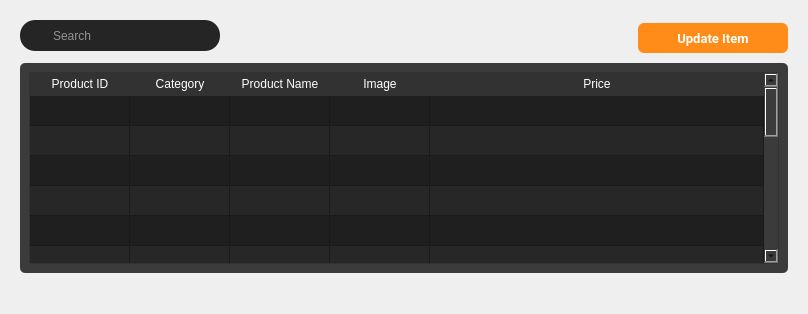
         <widget class="QWidget" name="update_product">
          <layout class="QGridLayout" name="gridLayout_14">
           <item row="0" column="0">
            <widget class="QWidget" name="widget_36" native="true">
             <layout class="QGridLayout" name="gridLayout_9">
              <property name="bottomMargin">
               <number>30</number>
              </property>
              <item row="0" column="0">
               <widget class="QWidget" name="widget_38" native="true">
                <layout class="QHBoxLayout" name="horizontalLayout_11">
                 <property name="spacing">
                  <number>0</number>
                 </property>
                 <property name="leftMargin">
                  <number>0</number>
                 </property>
                 <property name="topMargin">
                  <number>0</number>
                 </property>
                 <property name="rightMargin">
                  <number>0</number>
                 </property>
                 <property name="bottomMargin">
                  <number>6</number>
                 </property>
                 <item alignment="Qt::AlignLeft|Qt::AlignTop">
                  <widget class="QWidget" name="search_frame_2" native="true">
                   <property name="minimumSize">
                    <size>
                     <width>200</width>
                     <height>0</height>
                    </size>
                   </property>
                   <property name="styleSheet">
                    <string notr="true">#search_frame_2{

	border-radius: 15px;
	background-color:#252525;
}
#search_frame_2 QPushButton{
	
	padding: 5px 5px;
	border-radius:5px;

	
}
#search_frame_2 QLineEdit{
	border: none;
	color: white;

}

#seach_frame_2 QPushButton::pressed {

	padding-left:10px;

}
</string>
                   </property>
                   <layout class="QVBoxLayout" name="verticalLayout_15">
                    <property name="leftMargin">
                     <number>2</number>
                    </property>
                    <property name="topMargin">
                     <number>2</number>
                    </property>
                    <property name="rightMargin">
                     <number>2</number>
                    </property>
                    <property name="bottomMargin">
                     <number>2</number>
                    </property>
                    <item>
                     <layout class="QHBoxLayout" name="horizontalLayout_12">
                      <property name="spacing">
                       <number>2</number>
                      </property>
                      <property name="leftMargin">
                       <number>2</number>
                      </property>
                      <property name="topMargin">
                       <number>2</number>
                      </property>
                      <property name="rightMargin">
                       <number>2</number>
                      </property>
                      <item>
                       <widget class="QPushButton" name="pushButton_16">
                        <property name="minimumSize">
                         <size>
                          <width>25</width>
                          <height>25</height>
                         </size>
                        </property>
                        <property name="maximumSize">
                         <size>
                          <width>25</width>
                          <height>25</height>
                         </size>
                        </property>
                        <property name="font">
                         <font>
                          <family>Roboto</family>
                          <pointsize>10</pointsize>
                          <bold>true</bold>
                         </font>
                        </property>
                        <property name="styleSheet">
                         <string notr="true">background-color: none;
border-radius:15px;
</string>
                        </property>
                        <property name="text">
                         <string/>
                        </property>
                        <property name="icon">
                         <iconset resource="resource1_rc.qrc">
                          <normaloff>:/iCons/icons/icons8-search-26.png</normaloff>:/iCons/icons/icons8-search-26.png</iconset>
                        </property>
                       </widget>
                      </item>
                      <item>
                       <widget class="QLineEdit" name="lineEdit_4">
                        <property name="styleSheet">
                         <string notr="true">background-color: rgb(37, 37, 37);</string>
                        </property>
                        <property name="placeholderText">
                         <string>Search</string>
                        </property>
                       </widget>
                      </item>
                     </layout>
                    </item>
                   </layout>
                  </widget>
                 </item>
                 <item>
                  <spacer name="horizontalSpacer_4">
                   <property name="orientation">
                    <enum>Qt::Horizontal</enum>
                   </property>
                   <property name="sizeHint" stdset="0">
                    <size>
                     <width>418</width>
                     <height>20</height>
                    </size>
                   </property>
                  </spacer>
                 </item>
                 <item>
                  <widget class="QPushButton" name="update_prod_button">
                   <property name="minimumSize">
                    <size>
                     <width>150</width>
                     <height>30</height>
                    </size>
                   </property>
                   <property name="maximumSize">
                    <size>
                     <width>150</width>
                     <height>25</height>
                    </size>
                   </property>
                   <property name="font">
                    <font>
                     <family>Roboto</family>
                     <pointsize>10</pointsize>
                     <bold>true</bold>
                    </font>
                   </property>
                   <property name="styleSheet">
                    <string notr="true">QPushButton {
    padding: 6px 14px;
    font-family: &quot;Roboto&quot;, sans-serif;
    border-radius: 6px;
    border: none;
    color: white;
    background: #FF8C18;
    box-shadow: 0px 0.5px 1.5px rgba(54, 122, 246, 0.25), inset 0px 0.8px 0px -0.25px rgba(255, 255, 255, 0.2);
    user-select: none;
    -webkit-user-select: none;
    touch-action: manipulation;
    transition: background-color 0.2s, box-shadow 0.2s; 
}
QPushButton::pressed {
    background-color: #B7B7B7;
    box-shadow: 0px 1px 2px rgba(0, 0, 0, 0.5) inset;
	color:black;
}
QPushButton:hover {
    background-color: #FFA54E; 
}</string>
                   </property>
                   <property name="text">
                    <string>Update Item</string>
                   </property>
                  </widget>
                 </item>
                </layout>
               </widget>
              </item>
              <item row="1" column="0">
               <widget class="QWidget" name="widget_39" native="true">
                <property name="sizePolicy">
                 <sizepolicy hsizetype="Preferred" vsizetype="Expanding">
                  <horstretch>0</horstretch>
                  <verstretch>0</verstretch>
                 </sizepolicy>
                </property>
                <property name="styleSheet">
                 <string notr="true">background-color: rgb(59, 59, 59);
border-radius:5px;
</string>
                </property>
                <layout class="QVBoxLayout" name="verticalLayout_16">
                 <item>
                  <widget class="QTableWidget" name="update_Table">
                   <property name="sizePolicy">
                    <sizepolicy hsizetype="Expanding" vsizetype="Expanding">
                     <horstretch>50</horstretch>
                     <verstretch>0</verstretch>
                    </sizepolicy>
                   </property>
                   <property name="styleSheet">
                    <string notr="true">QTableWidget {
    background-color: #1F1F1F;
    border-radius: 3px;
    border: 1px solid rgb(50, 50, 50);
}

QTableWidget::section {
    border: none;
    border-bottom: 1px solid #d0c6ff;
    text-align: center; /* Set text alignment to center */
    padding: 3px 5px;
}

QHeaderView::section {
    background-color: rgb(50, 50, 50);
    color: white;
    border: none;
    border-bottom: 1px solid rgb(50, 50, 50);
    text-align: center; /* Set text alignment to center */
    padding: 2px 4px;
}

QTableView::item {
    color: white;
    padding: 5px;
    text-align: center; /* Set text alignment to center */
}

QTableView::item:alternate {
    background-color: #272727; 
}

QScrollBar:vertical {
    border: none;
    background: #3B3B3B;
    width: 10px;
    margin: 0px 0px 0px 0px;
}

QScrollBar::handle:vertical {
    background-color: #606060;
    min-height: 20px;
    border-radius: 5px;
}

QScrollBar::add-line:vertical,
QScrollBar::sub-line:vertical {
    border: none;
    background: none;
}

QScrollBar::add-page:vertical,
QScrollBar::sub-page:vertical {
    background: none;
}

QScrollBar:hover {
    opacity: 0.7;
}
</string>
                   </property>
                   <property name="alternatingRowColors">
                    <bool>true</bool>
                   </property>
                   <property name="sortingEnabled">
                    <bool>true</bool>
                   </property>
                   <attribute name="horizontalHeaderCascadingSectionResizes">
                    <bool>true</bool>
                   </attribute>
                   <attribute name="horizontalHeaderStretchLastSection">
                    <bool>true</bool>
                   </attribute>
                   <attribute name="verticalHeaderVisible">
                    <bool>false</bool>
                   </attribute>
                   <attribute name="verticalHeaderStretchLastSection">
                    <bool>true</bool>
                   </attribute>
                   <row>
                    <property name="text">
                     <string/>
                    </property>
                   </row>
                   <row>
                    <property name="text">
                     <string/>
                    </property>
                   </row>
                   <row>
                    <property name="text">
                     <string/>
                    </property>
                   </row>
                   <row>
                    <property name="text">
                     <string/>
                    </property>
                   </row>
                   <row>
                    <property name="text">
                     <string/>
                    </property>
                   </row>
                   <row>
                    <property name="text">
                     <string/>
                    </property>
                   </row>
                   <row>
                    <property name="text">
                     <string/>
                    </property>
                   </row>
                   <row>
                    <property name="text">
                     <string/>
                    </property>
                   </row>
                   <row>
                    <property name="text">
                     <string/>
                    </property>
                   </row>
                   <row>
                    <property name="text">
                     <string/>
                    </property>
                   </row>
                   <row>
                    <property name="text">
                     <string/>
                    </property>
                   </row>
                   <row>
                    <property name="text">
                     <string/>
                    </property>
                   </row>
                   <row>
                    <property name="text">
                     <string/>
                    </property>
                   </row>
                   <row>
                    <property name="text">
                     <string/>
                    </property>
                   </row>
                   <row>
                    <property name="text">
                     <string/>
                    </property>
                   </row>
                   <row>
                    <property name="text">
                     <string/>
                    </property>
                   </row>
                   <column>
                    <property name="text">
                     <string>Product ID</string>
                    </property>
                   </column>
                   <column>
                    <property name="text">
                     <string>Category</string>
                    </property>
                   </column>
                   <column>
                    <property name="text">
                     <string>Product Name</string>
                    </property>
                   </column>
                   <column>
                    <property name="text">
                     <string>Image</string>
                    </property>
                   </column>
                   <column>
                    <property name="text">
                     <string>Price</string>
                    </property>
                   </column>
                  </widget>
                 </item>
                </layout>
               </widget>
              </item>
             </layout>
            </widget>
           </item>
          </layout>
         </widget>
